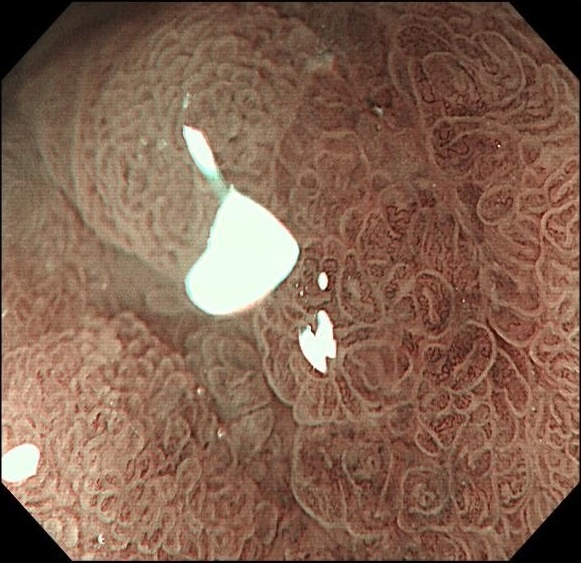
#> input picture 医院项目/1-医学图像预处理/3-二值化并筛选/1.jpg, 581 x 563 px
$ python '绘制轮廓.py'
#> lines starting #> are read from the running program, lines starting #| are printed output that depends on the picture; after the words box and inside, x2 and y2 are one past the last pixel; in counts of white or black regions, pixels touching at a corner belong together
import cv2
import numpy as np
img = cv2.imread('1.jpg')    #读取图像z
#> img is the input picture: shape (563, 581, 3); mean B, G, R 81.1, 99.6, 131.8
gray = cv2.cvtColor(img,cv2.COLOR_BGR2GRAY) #转为灰度值图
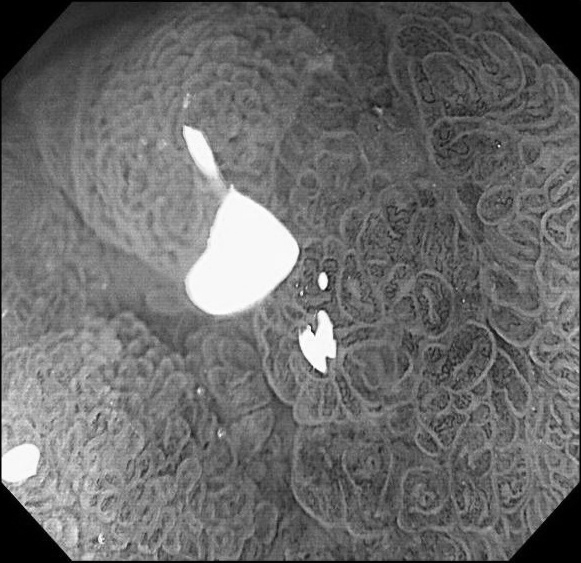
#> gray: shape (563, 581); min 0, max 255, mean 107.1
# cv2.imshow("gray",gray) #显示灰度图
ret, binary = cv2.threshold(gray,220,255,cv2.THRESH_BINARY) #转为二值图
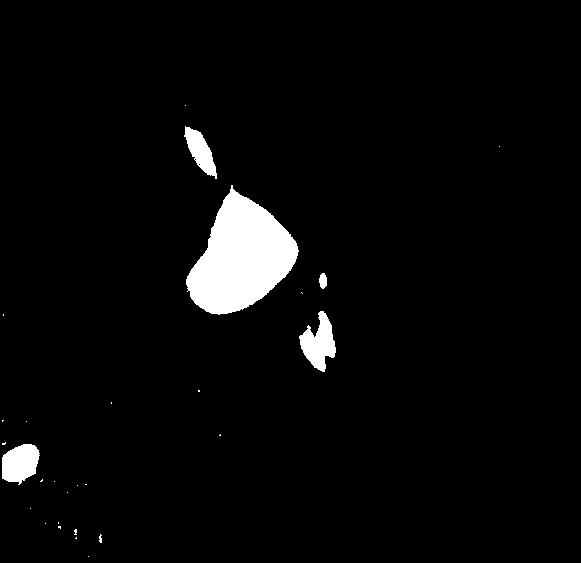
#> binary: shape (563, 581); 3.7% white; 28 white regions (22 under 20 px)

contours, hierarchy = cv2.findContours(binary,cv2.RETR_TREE,\
                                       cv2.CHAIN_APPROX_NONE) #寻找轮廓
#> contours = 30 contours, 25 with area under 20; largest, box (x1, y1, x2, y2) and area: (186, 185, 299, 315) 8502, (299, 311, 336, 372) 1152, (2, 444, 40, 485) 1082, (184, 126, 217, 179) 757, (319, 273, 327, 289) 82
cv2.imshow("img",img) #显示原图像
img2 = cv2.drawContours(img,contours,-1,(255,255,0),5)  #绘制轮廓,1表示绘制第几个轮廓
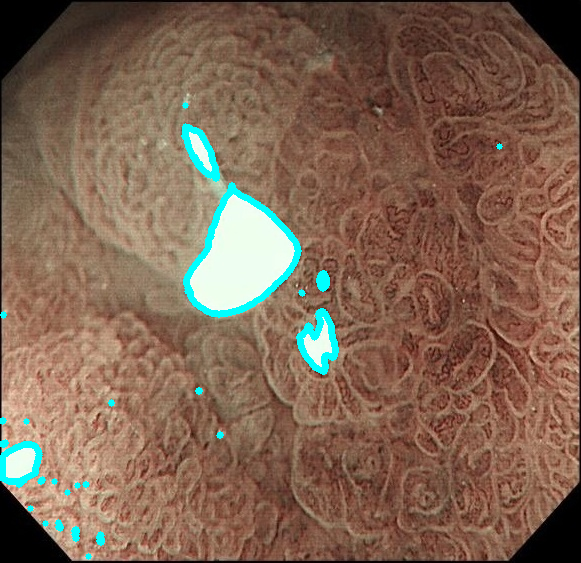
#> img2: shape (563, 581, 3); mean B, G, R 82.5, 100.7, 127.8

cv2.imshow("binary",binary)
img3 = cv2.drawContours(binary,contours,-1,(255,0,0),5)  #绘制轮廓,1表示绘制第几个轮廓
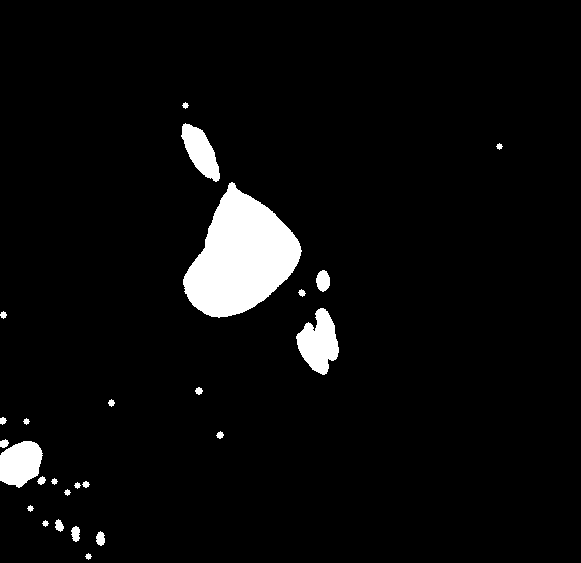
#> img3: shape (563, 581); 4.7% white; 26 white regions, largest, box (x1, y1, x2, y2) and area: (183, 182, 302, 318) 9738, (296, 308, 339, 375) 1774, (0, 441, 43, 488) 1516

cv2.imshow("contours",img2)   #显示轮廓

cv2.imshow("contours2",img3)   #显示轮廓

cv2.waitKey()
cv2.destroyAllWindows()
#详情见图2效果图
